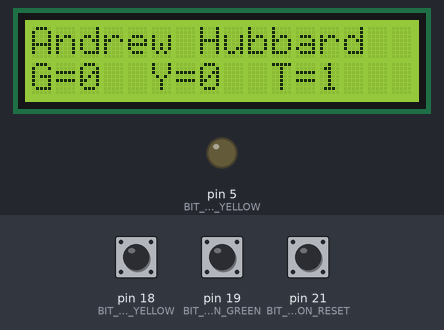
The sketch below on a simulated Arduino Mega 2560, built with avr-gcc and run on an emulated ATmega2560. Shown: 16×2 character LCD, output pins drawn as LEDs (lit = HIGH). The inputs (shaded band) are chosen by the test bench; at power-on: pin 18 (BIT_BUTTON_YELLOW) HIGH, pin 19 (BIT_BUTTON_GREEN) HIGH, pin 21 (BIT_BUTTON_RESET) HIGH.

Above: at 1.6 s.
1.7 s: pin 18 (BIT_BUTTON_YELLOW) pulled LOW for 0.15 s
At 2.4 s:
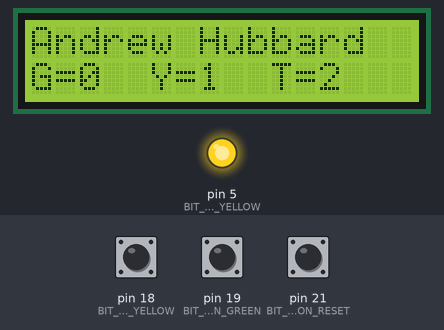
4.8 s: pin 19 (BIT_BUTTON_GREEN) pulled LOW for 0.15 s
At 5.6 s:
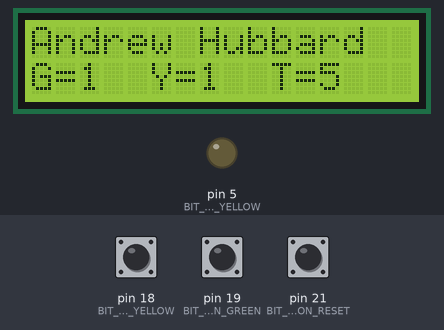
6.5 s: pin 21 (BIT_BUTTON_RESET) pulled LOW for 0.15 s
At 7.8 s:
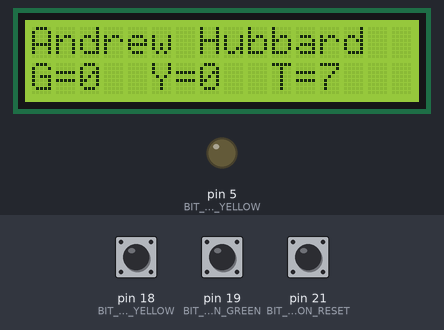
8.5 s: pin 18 (BIT_BUTTON_YELLOW) pulled LOW for 1 s
At 9.8 s:
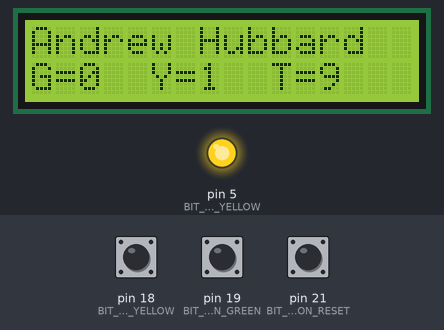
11.0 s: pin 19 (BIT_BUTTON_GREEN) pulled LOW for 1 s
At 12.8 s:
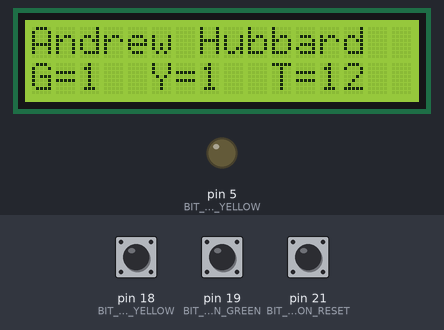
13.5 s: pin 21 (BIT_BUTTON_RESET) pulled LOW for 1 s
At 14.8 s:
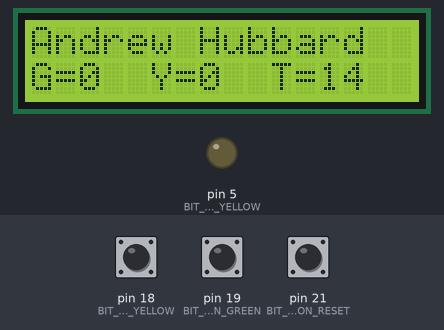
Timing chart, 0 to 16.5 s (numbered marks = the images above; inputs shaded):
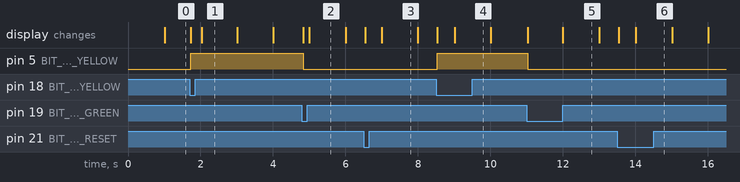

Measured:
- after the input at 1.7 s, pin 5 (BIT_LED_YELLOW): LOW → HIGH at once
- after the input at 4.8 s, pin 5 (BIT_LED_YELLOW): HIGH → LOW at once
- after the input at 8.5 s, pin 5 (BIT_LED_YELLOW): LOW → HIGH at once
- after the input at 11.0 s, pin 5 (BIT_LED_YELLOW): HIGH → LOW at once
- what the display in image 1 shows lasts 1.0 s, from 2.0 s to 3.0 s

The sketch:

Lab3PartF.ino
```cpp
#include <LiquidCrystal.h>

#define DDR_BUTTON_GREEN DDRD
#define PORT_BUTTON_GREEN PORTD
#define PIN_BUTTON_GREEN PIND
#define BIT_BUTTON_GREEN 2
#define EICR_BUTTON_GREEN EICRA
#define ISC0_BUTTON_GREEN ISC20
#define ISC1_BUTTON_GREEN ISC21
#define INT_BUTTON_GREEN INT2
#define INTvect_BUTTON_GREEN INT2_vect

#define DDR_BUTTON_YELLOW DDRD
#define PORT_BUTTON_YELLOW PORTD
#define PIN_BUTTON_YELLOW PIND
#define BIT_BUTTON_YELLOW 3
#define EICR_BUTTON_YELLOW EICRA
#define ISC0_BUTTON_YELLOW ISC30
#define ISC1_BUTTON_YELLOW ISC31
#define INT_BUTTON_YELLOW INT3
#define INTvect_BUTTON_YELLOW INT3_vect

#define DDR_BUTTON_RESET DDRD
#define PORT_BUTTON_RESET PORTD
#define PIN_BUTTON_RESET PIND
#define BIT_BUTTON_RESET 0
#define EICR_BUTTON_RESET EICRA
#define ISC0_BUTTON_RESET ISC00
#define ISC1_BUTTON_RESET ISC01
#define INT_BUTTON_RESET INT0
#define INTvect_BUTTON_RESET INT0_vect

#define DDR_LED_GREEN DDRH
#define PORT_LED_GREEN PORTH
#define PIN_LED_GREEN PINH
#define BIT_LED_GREEN 3

#define DDR_LED_YELLOW DDRE
#define PORT_LED_YELLOW PORTE
#define PIN_LED_YELLOW PINE
#define BIT_LED_YELLOW 3

LiquidCrystal lcd(8,9,10,11,12,13);

volatile uint16_t greenCounter = 0;
volatile uint16_t yellowCounter = 0;

volatile byte mainFlags = 0x00;

void setup()
{
  DDR_BUTTON_GREEN &= ~_BV(BIT_BUTTON_GREEN);
  DDR_BUTTON_YELLOW &= ~_BV(BIT_BUTTON_YELLOW);
  DDR_BUTTON_RESET &= ~_BV(BIT_BUTTON_RESET);
  PORT_BUTTON_GREEN |= _BV(BIT_BUTTON_GREEN);
  PORT_BUTTON_YELLOW |= _BV(BIT_BUTTON_YELLOW);
  PORT_BUTTON_RESET |= _BV(BIT_BUTTON_RESET);
  DDR_LED_GREEN |= _BV(BIT_BUTTON_GREEN);
  DDR_LED_YELLOW |= _BV(BIT_BUTTON_YELLOW);


  EICR_BUTTON_GREEN &= ~_BV(ISC0_BUTTON_GREEN);
  EICR_BUTTON_GREEN |= _BV(ISC1_BUTTON_GREEN);
  EICR_BUTTON_YELLOW &= ~_BV(ISC0_BUTTON_YELLOW);
  EICR_BUTTON_YELLOW |= _BV(ISC1_BUTTON_YELLOW);
  EICR_BUTTON_RESET &= ~_BV(ISC0_BUTTON_RESET);
  EICR_BUTTON_RESET |= _BV(ISC1_BUTTON_RESET);
  EIMSK |= _BV(INT_BUTTON_GREEN);
  EIMSK |= _BV(INT_BUTTON_YELLOW);
  EIMSK |= _BV(INT_BUTTON_RESET);

  sei();

  lcd.begin(16,2);
  lcd.print("Andrew Hubbard");
  lcd.setCursor(0,1);
  lcd.print("G=   Y=   T=");
}

void loop()
{
  if((mainFlags >> 0) & 0x01){
    delay(30);
    if(!((PIN_BUTTON_GREEN >> BIT_BUTTON_GREEN) & 0x01)){
      greenCounter++;
      PORT_LED_GREEN |= _BV(BIT_LED_GREEN);
      PORT_LED_YELLOW &= ~_BV(BIT_LED_YELLOW);
    }
    mainFlags &= ~_BV(0);
  }
  if((mainFlags >> 1) & 0x01){
    delay(30);
    if(!((PIN_BUTTON_YELLOW >> BIT_BUTTON_YELLOW) & 0x01)){
      yellowCounter++;
      PORT_LED_GREEN &= ~_BV(BIT_LED_GREEN);
      PORT_LED_YELLOW |= _BV(BIT_LED_YELLOW);
    }
    mainFlags &= ~_BV(1);
  }
  if((mainFlags >> 2) & 0x01){
    delay(30);
    if(!((PIN_BUTTON_RESET >> BIT_BUTTON_RESET) & 0x01)){
      greenCounter = 0;
      yellowCounter = 0;
      PORT_LED_GREEN &= ~_BV(BIT_LED_GREEN);
      PORT_LED_YELLOW &= ~_BV(BIT_LED_YELLOW);

      lcd.setCursor(0,1);
      lcd.print("G=0  Y=0  T=");

    }
    mainFlags &= ~_BV(2);
  }

  updateLCD();

  delay(10);
}

void updateLCD(){

  lcd.setCursor(2,1);
  lcd.print(greenCounter);

  lcd.setCursor(7,1);
  lcd.print(yellowCounter);

  lcd.setCursor(12,1);
  lcd.print(millis()/1000);
}

ISR(INTvect_BUTTON_GREEN){
  mainFlags |= _BV(0);
}
ISR(INTvect_BUTTON_YELLOW){
  mainFlags |= _BV(1);
}
ISR(INTvect_BUTTON_RESET){
  mainFlags |= _BV(2);
}
```
